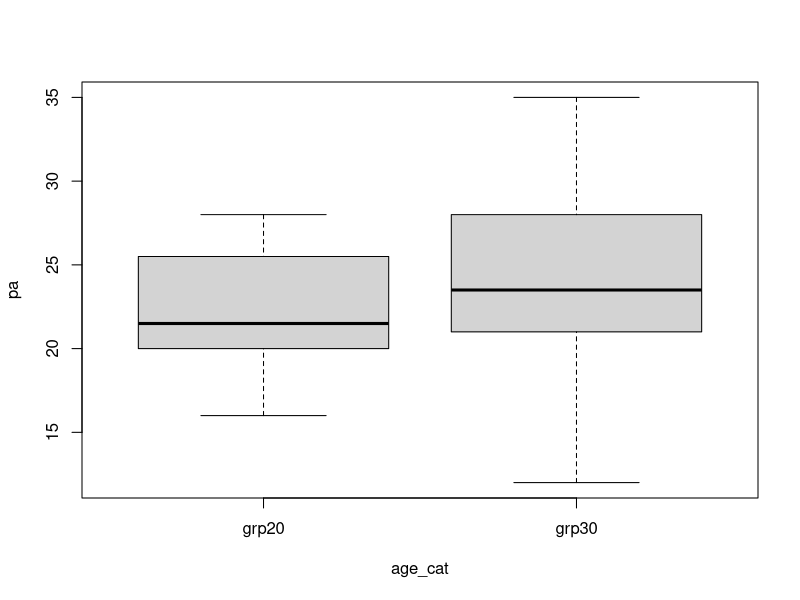
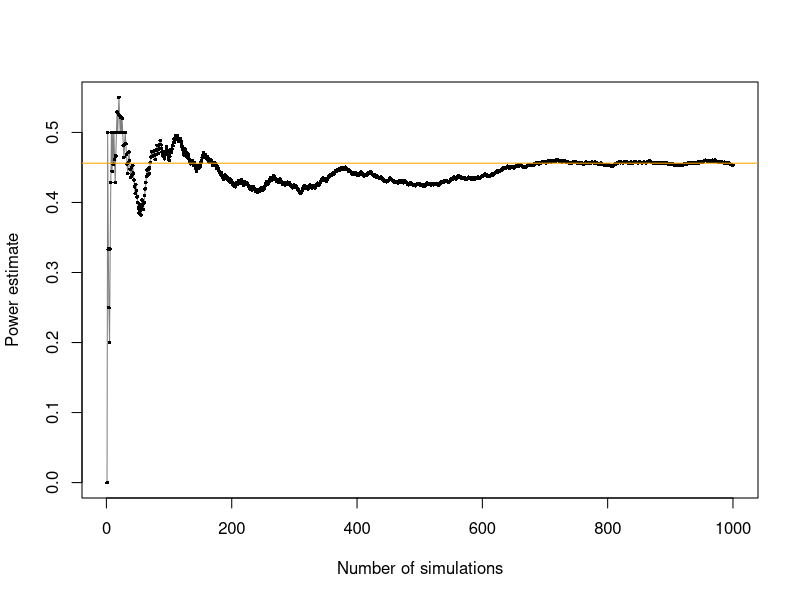
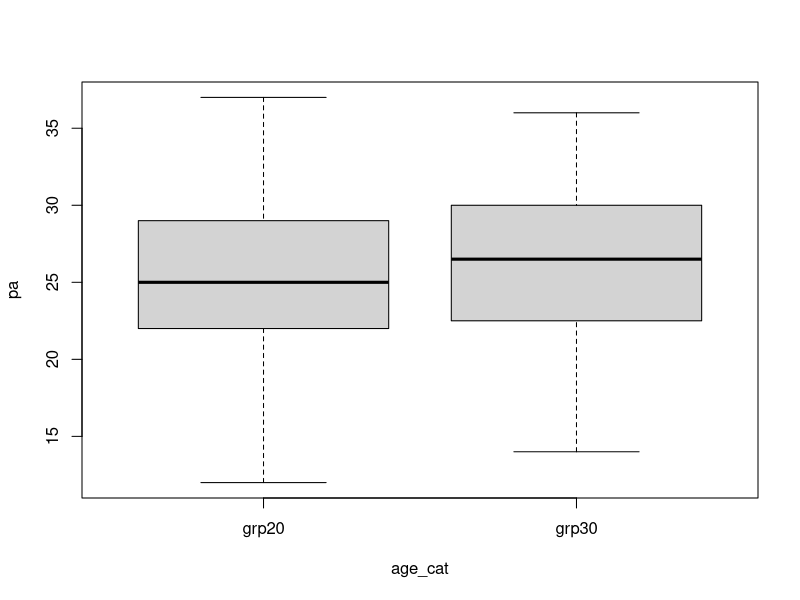

Write the R code that produced these figures, in order.

# ---- libs ----

# install.packages("pwr")
library("pwr")
library("dplyr")
?`pwr-package` # package help file landing page



# ---- hA_true_example ----



npg <- 20
delta <- 3
sigma <- 5
d <- delta / sigma # "effect-size"


# we want to check whether people in Adelaide aged 20-29 spend more (or different) 
# amount of time in physical activity than people in Adelaide aged 30-39

# a power calc for a fixed number of people
(power_result <- pwr.t.test(
  n = npg, 
  d = delta / sigma, 
  sig.level = 0.05, 
  power = NULL, 
  type = "two.sample",
  alternative = "two.sided"
))


# a fixed power to find required n (per group)
pwr.t.test(
  n = NULL, 
  d = delta / sigma, 
  sig.level = 0.05, 
  power = 0.95, 
  type = "two.sample",
  alternative = "two.sided"
)



# so we randomly sample 20 people from each age group and get the following
# 7-day average daily physical activity times

(pa_age20s <- round(rnorm(npg, 25, sigma)))
(pa_age30s <- round(rnorm(npg, 25 - delta, sigma)))
pa_dat <-
  tibble(
    age_cat = rep(c("grp20", "grp30"), each = npg),
    pa = c(pa_age20s, pa_age30s)
  )
pa_dat


### this side of the divider we don't have access to in our studies
### (the above is just a thought experiment about how our data might
### "come to be")


# -------------------------------------------------------------------
# -------------------------------------------------------------------


### this side of the divider is the data we collect to in our studies
### (and we don't know if either H_0 or H_A is the truth)

# so to check our above question we could do a t-test:
boxplot(pa ~ age_cat, data = pa_dat)

t.test(x = pa_age20s, y = pa_age30s, var.equal = TRUE)
t.test(pa ~ age_cat, data = pa_dat, var.equal = TRUE)
str(t.test(pa ~ age_cat, data = pa_dat, var.equal = TRUE))


t.test(pa ~ age_cat, data = pa_dat, var.equal = TRUE)$p.value
t.test(pa ~ age_cat, data = pa_dat, var.equal = TRUE)$p.value < 0.05


### let's repeat the above lots and lots to see how often we reach "significance" as a proportion

reps <- 1000
(is_sig <- rep(NA, reps))
# is_sig[3] <- "test" # inserting a value in the third spot in vector for demonstration
# is_sig
for (i in 1:reps) { # i <- 1
  # create new randomly generated dataset
  pa_dat <-
    tibble(
      age_cat = rep(c("grp20", "grp30"), each = npg),
      pa = c(rnorm(npg, 25, sigma), rnorm(npg, 25 - delta, sigma))
    )
  # is the t-test significant -- do we reject H0?
  ### remember: H_A is true so we DO want significance (i.e. reject H_A)
  is_sig[i] <- t.test(pa ~ age_cat, data = pa_dat, var.equal = TRUE)$p.value < 0.05
}
# is_sig
# as.integer(is_sig)
sum(as.integer(is_sig))
sum(as.integer(is_sig)) / reps



plot(
  1:reps, 
  cumsum(is_sig) / (1:reps), 
  type = ifelse(reps <= 100, "p", "l"), 
  ylab = "Power estimate",
  xlab = "Number of simulations",
  col = "grey50"
)
points(1:reps, cumsum(is_sig) / (1:reps), pch = 16, cex = 0.5)
# orange line is pwr.t.test() power result
abline(h = power_result$power, col = "orange") 



# ---- h0_true_example ----


sigma <- 5
n <- 20


# we want to check whether people in Adelaide aged 20-29 spend more (or different) 
# amount of time in physical activity than people in Adelaide aged 30-39

# so we randomly sample 20 people from each age group and get the following
# 7-day average daily physical activity times
(pa_age20s <- round(rnorm(npg, 25, sigma)))
(pa_age30s <- round(rnorm(npg, 25, sigma))) # same mean here
pa_dat <-
  tibble(
    age_cat = rep(c("grp20", "grp30"), each = npg),
    pa = c(pa_age20s, pa_age30s)
  )
pa_dat


# so to check our above question we could do a t-test:
boxplot(pa ~ age_cat, data = pa_dat)
t.test(x = pa_age20s, y = pa_age30s, var.equal = TRUE)


reps <- 100
(is_sig <- rep(NA, reps))

for (i in 1:reps) { 
  # create new randomly generated dataset
  pa_dat <-
    tibble(
      age_cat = rep(c("grp20", "grp30"), each = npg),
      pa = c(rnorm(npg, 25, sigma), rnorm(npg, 25, sigma))
    )
  # is the t-test significant -- do we reject H0?
  ### remember: H_0 is true so we DO NOT want significance
  is_sig[i] <- t.test(pa ~ age_cat, data = pa_dat, var.equal = TRUE)$p.value < 0.05
}
# is_sig
# as.integer(is_sig)
sum(as.integer(is_sig))
sum(as.integer(is_sig)) / reps # should be close to alpha = 0.05
